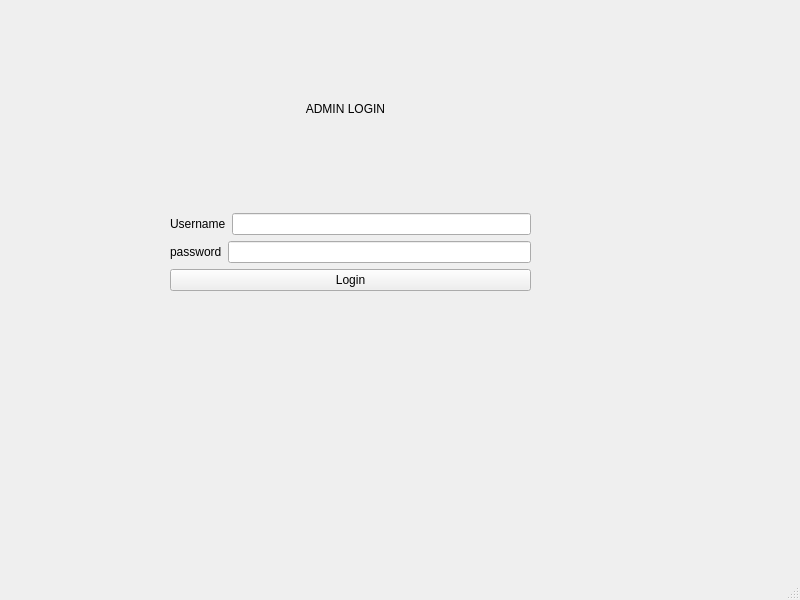
<?xml version="1.0" encoding="UTF-8"?>
<ui version="4.0">
 <class>MainWindow</class>
 <widget class="QMainWindow" name="MainWindow">
  <property name="geometry">
   <rect>
    <x>0</x>
    <y>0</y>
    <width>800</width>
    <height>600</height>
   </rect>
  </property>
  <property name="windowTitle">
   <string>MainWindow</string>
  </property>
  <widget class="QWidget" name="centralwidget">
   <widget class="QWidget" name="layoutWidget">
    <property name="geometry">
     <rect>
      <x>170</x>
      <y>10</y>
      <width>361</width>
      <height>281</height>
     </rect>
    </property>
    <layout class="QVBoxLayout" name="verticalLayout">
     <item>
      <widget class="QLabel" name="label">
       <property name="text">
        <string>                                         ADMIN LOGIN</string>
       </property>
      </widget>
     </item>
     <item>
      <layout class="QHBoxLayout" name="horizontalLayout">
       <item>
        <widget class="QLabel" name="label_2">
         <property name="text">
          <string>Username</string>
         </property>
        </widget>
       </item>
       <item>
        <widget class="QLineEdit" name="lineEdit"/>
       </item>
      </layout>
     </item>
     <item>
      <layout class="QHBoxLayout" name="horizontalLayout_2">
       <item>
        <widget class="QLabel" name="label_3">
         <property name="text">
          <string>password</string>
         </property>
        </widget>
       </item>
       <item>
        <widget class="QLineEdit" name="lineEdit_2"/>
       </item>
      </layout>
     </item>
     <item>
      <widget class="QPushButton" name="pushButton">
       <property name="text">
        <string>Login</string>
       </property>
      </widget>
     </item>
    </layout>
   </widget>
  </widget>
  <widget class="QMenuBar" name="menubar">
   <property name="geometry">
    <rect>
     <x>0</x>
     <y>0</y>
     <width>800</width>
     <height>22</height>
    </rect>
   </property>
  </widget>
  <widget class="QStatusBar" name="statusbar"/>
 </widget>
 <resources/>
 <connections/>
</ui>
